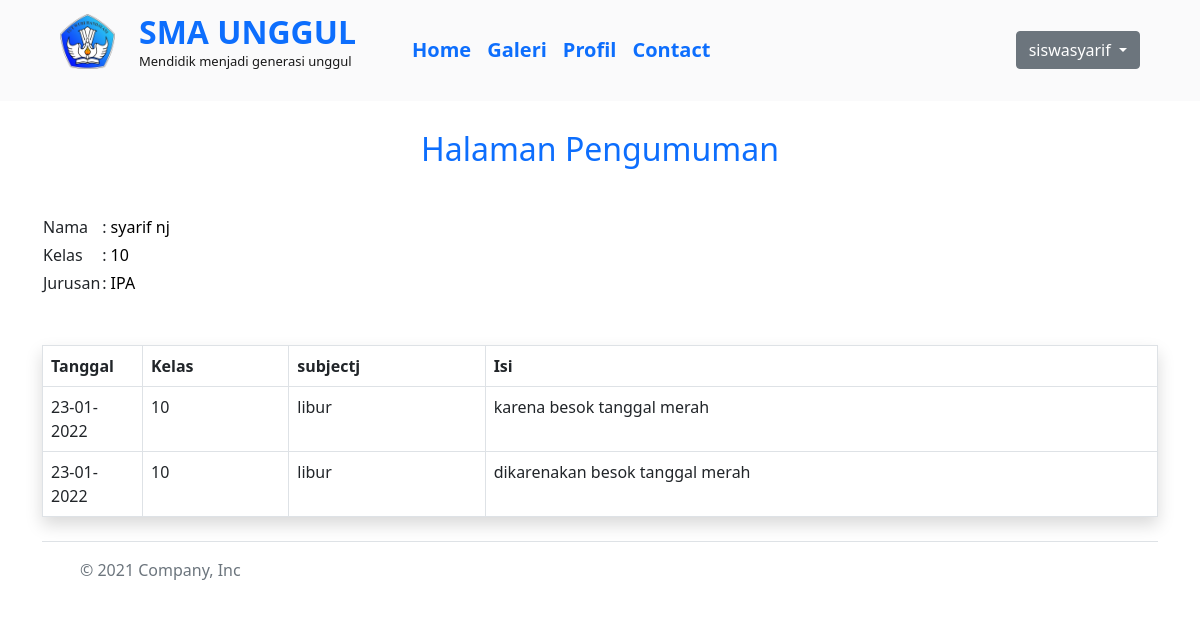
The app's page /Siswa/pengumuman.php (signed in) with its own data.
### tables this page shows
CREATE TABLE `murid` (
  `nisn` char(10) NOT NULL,
  `username` varchar(50) DEFAULT NULL,
  `nama_murid` varchar(50) DEFAULT NULL,
  `kelas` int(2) DEFAULT NULL,
  `penjurusan` varchar(10) DEFAULT NULL,
  `gender` varchar(45) DEFAULT NULL,
  `agama` varchar(45) DEFAULT NULL,
  `alamat` varchar(45) DEFAULT NULL
);

CREATE TABLE `pengumumam` (
  `id` int(11) NOT NULL,
  `tanggal` varchar(55) NOT NULL,
  `kelas` varchar(5) NOT NULL,
  `subject` varchar(255) NOT NULL,
  `isi` varchar(255) NOT NULL
);

### Siswa/pengumuman.php (the view, shortened to what this page needs)
<?php include "../koneksi_db.php"; ?>
<!DOCTYPE html>
<html lang="en">
<head>
  <link rel="stylesheet" href="../css/bootstrap.css">
</head>
<body>
  <?php include ('../navbar1.php'); ?>
  <div id="Pengumuman">
    <div class="container roma-batasan">
      <?php
      $sql="SELECT * FROM murid WHERE username = '$_SESSION[username]'";
      $query=mysqli_query($conn, $sql);
      $data=mysqli_fetch_array($query);
      ?>
      <br>
      <p class="fs-2 text-primary d-flex justify-content-center">Halaman Pengumuman</p><br>
      <table class="table-condensed">
        <tr>
          <td> Nama </td>
          <td> : </td>
          <td> <input class="border-0" type="text" id="nama" value="<?php echo $data['nama_murid']; ?>" Readonly > </td>
        </tr>
        <tr>
          <td> Kelas </td>
          <td> : </td>
          <td> <input class="border-0" type="text" id="kelas" value="<?php echo $data['kelas']; ?>" Readonly > </td>
        </tr>
        <tr>
          <td> Jurusan </td>
          <td> : </td>
          <td> <input class="border-0" type="text" id="penjurusan" value="<?php echo $data['penjurusan']; ?>" Readonly > </td>
        </tr>
      </table>
              <br><br>
      <table border=1 class="table table-bordered shadow">
        <tr>
          <td width="100"><b> Tanggal </td>
          <td><b> Kelas </b></td>
          <td><b> subjectj</b> </td>
          <td><b> Isi </b> </td>
        </tr>
        <?php
        include ('../koneksi_db.php');
        $tampil="SELECT * FROM `pengumumam` ";
        $hasil=mysqli_query($conn,$tampil);
        while ($data=mysqli_fetch_array($hasil))
        {
            echo "
                <tr>
                    <td> $data[1] </td>
                    <td class='text-left'> $data[2] </td>
                    <td class='text-left'> $data[3] </td>
                    <td> $data[4] </td>
                </tr>";
        }
        ?>
      </table>
    </div>
    <?php include ('../footer.php'); ?>
  </div>
</body>
</html>

### records on screen
murid: nama_murid "syarif nj", kelas "10", penjurusan "IPA"
pengumumam: tanggal "23-01-2022", kelas "10", subject "libur", isi "karena besok tanggal merah"
pengumumam: tanggal "23-01-2022", kelas "10", subject "libur", isi "dikarenakan besok tanggal merah"

### other values on screen
$_SESSION[username] "siswasyarif"
